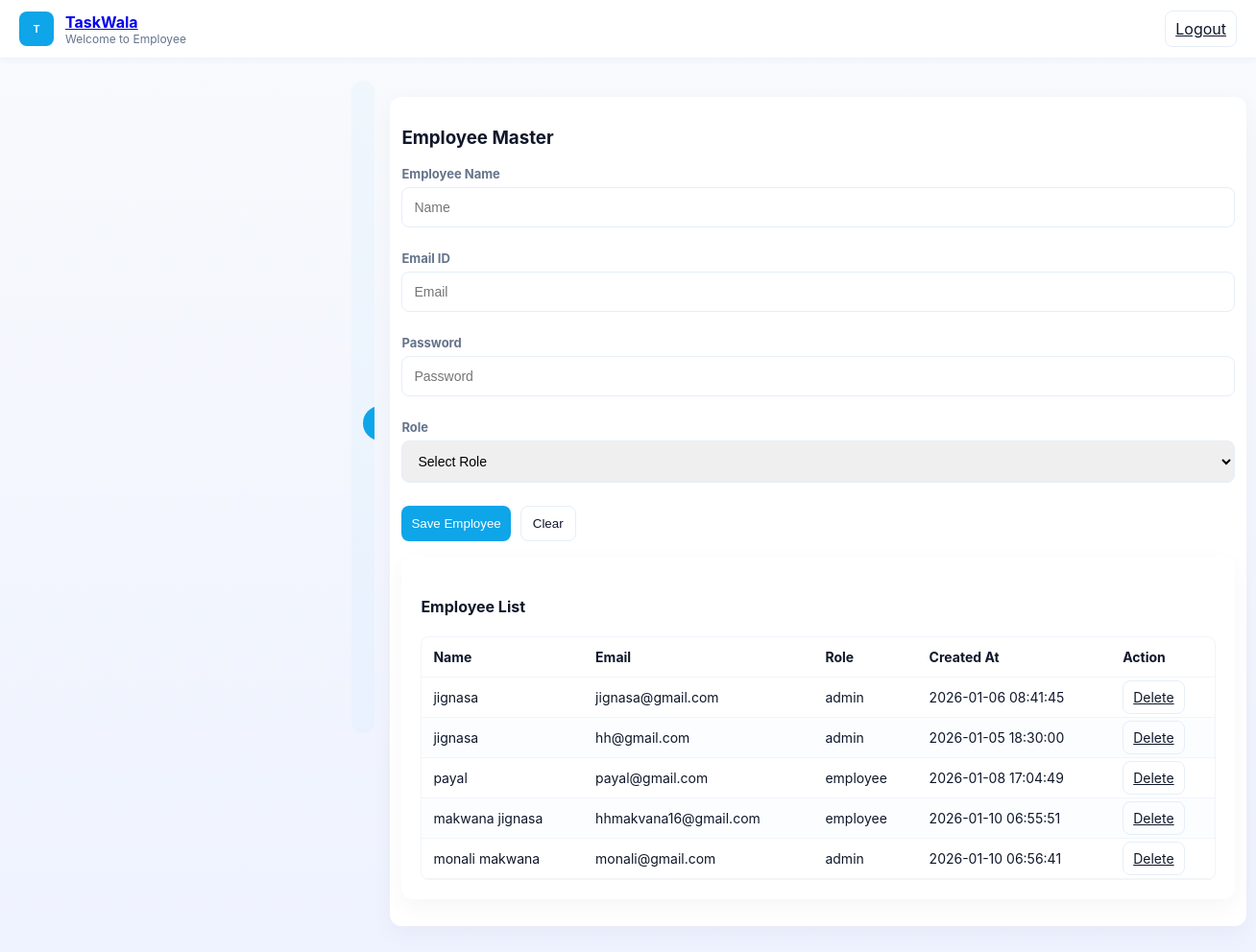
Page /admin/employee_master.php on the committed database.
### tables this page shows
CREATE TABLE IF NOT EXISTS `users` (
  `id` int(11) NOT NULL AUTO_INCREMENT,
  `name` varchar(100) DEFAULT NULL,
  `email` varchar(100) DEFAULT NULL,
  `password` varchar(255) DEFAULT NULL,
  `role` enum('admin','employee') DEFAULT NULL,
  `created_at` timestamp NULL DEFAULT CURRENT_TIMESTAMP,
  PRIMARY KEY (`id`),
  UNIQUE KEY `email` (`email`)
);

### admin/employee_master.php (the view, shortened to what this page needs)
<?php
include("./header.php");
?>
<main class="main-content" id="mainContent">
    <div class="card fullscreen">
        <h3>Employee Master</h3>
        <form action="./employee_in.php" method="post" onsubmit="return validateEmployeeForm()">
            <div class="form-row">
                <label>Employee Name</label>
                <input type="text" id="empName" name="name" placeholder="Name">
            </div>
            <div class="form-row">
                <label>Email ID</label>
                <input type="text" id="empEmail" name="email" placeholder="Email">
            </div>
            <div class="form-row">
                <label>Password</label>
                <input type="password" id="empPass" name="password" placeholder="Password">
            </div>
            <div class="form-row">
                <label>Role</label>
                <select id="empRole" name="role">
                    <option value="">Select Role</option>
                </select>
            </div>
            <div class="form-actions">
                <button type="submit" class="btn">Save Employee</button>
                <button type="reset" class="btn-secondary">Clear</button>
            </div>
        </form>
        <div class="card" style="margin-top:16px">
            <h4>Employee List</h4>
            <div class="table-wrap">
                <?php
                $query = "SELECT * FROM users";
                $result = mysqli_query($conn, $query);
                ?>
                <table id="empTable">
                    <thead>
                        <tr>
                            <th>Name</th>
                            <th>Email</th>
                            <th>Role</th>
                            <th>Created At</th>
                            <th>Action</th>
                        </tr>
                    </thead>
                    <tbody>
                        <?php while ($emp = mysqli_fetch_assoc($result)) { ?>
                            <tr>
                                <td>
                                    <?php echo $emp['name']; ?>
                                </td>
                                <td>
                                    <?php echo $emp['email']; ?>
                                </td>
                                <td>
                                    <?php echo $emp['role']; ?>
                                </td>
                                <td>
                                    <?php echo $emp['created_at']; ?>
                                </td>
                                <td>
                                    <a href="./employee_delete.php" data-id="e_1767867125240"
                                        class="delEmp btn ghost">Delete</a>
                                </td>
                            </tr>
                        <?php } ?>
                    </tbody>
                </table>
            </div>
        </div>
    </div>
</main>

### admin/header.php (shortened to what this page needs)
<!DOCTYPE html>
<html lang="en">
<head>
    <link rel="stylesheet" href="../css/style.css">
</head>
<body data-new-gr-c-s-check-loaded="14.1267.0" data-gr-ext-installed="">
    <div id="app" class="app">
        <header class="topbar">
            <div class="brand"><img src="../assets/logo.svg" alt="T" class="logo-small">
                <div><strong><a class="navbar-brand" href="./dashboard.php">TaskWala</a></strong>
                    <div class="muted small">Welcome to Employee</div>
                </div>
            </div>
            <div class="top-actions">
                <a id="logoutBtn" href="../auth/logout.php" class="btn text-decoration-none ghost">Logout</a>
            </div>
        </header>
        <div class="container">
            <aside class="sidebar" id="sidebar">
                <nav>
                    <a href="./index.php" class="menu-btn ext-decoration-none" data-page="dashboard">Dashboard</a>
                    <a class="menu-btn text-decoration-none" href="./employee_master.php" data-page="task">Employee
                        Master</a>
                    <a class="menu-btn text-decoration-none" href="./create_task.php" data-page="taskDev">Task
                        Development</a>
                    <a class="menu-btn text-decoration-none" href="./view_ass_task.php" data-page="taskAllot">Task
                        Allotment</a>
                    <a class="menu-btn text-decoration-none" href="./courier_inward.php" data-page="courierIn">Courier
                        Inward</a>
                </nav>
                <div class="sidebar-footer">
                    <div class="logo-mini">T</div>
                </div>
            </aside>
</body>
</html>

### css/style.css (style rules this page uses)
:root { --sky: #0ea5e9; --navy: #0f172a; --muted: #64748b; --bg: #f8fafc; --card: #ffffff }
* { box-sizing: border-box }
body { margin: 0; font-family: Inter, system-ui, Arial; background: linear-gradient(180deg, var(--bg), #eef2ff); color: var(--navy); -webkit-font-smoothing: antialiased }
.topbar { display: flex; justify-content: space-between; align-items: center; padding: 12px 20px; background: white; border-bottom: 1px solid #eef2ff; box-shadow: 0 2px 6px rgba(2, 6, 23, 0.03) }
.brand { display: flex; gap: 12px; align-items: center }
.logo-small { width: 36px; height: 36px; border-radius: 8px; background: var(--sky); padding: 6px; color: white }
.small { font-size: 12px }
.muted { color: var(--muted) }
.btn { padding: 8px 10px; border-radius: 8px; background: var(--sky); color: white; border: none; cursor: pointer }
.btn.ghost { background: transparent; color: var(--navy); border: 1px solid #e6eef8 }
.container { display: flex; gap: 16px; max-width: 1200px; margin-top: 20px; margin-bottom: 20px; margin-left: 350.4px; align-self: center; margin-right: 160.4px; padding: 0 16px }
.sidebar { width: 260px; background: rgba(14, 165, 233, 0.03); padding: 12px; border-radius: 12px; height: calc(100vh - 120px); position: sticky; top: 84px; overflow: auto }
.menu-btn { display: flex; align-items: center; gap: 10px; padding: 12px; border-radius: 8px; border: none; background: transparent; width: 100%; text-align: left; cursor: pointer; color: var(--navy); font-weight: 700 }
.sidebar-footer { margin-top: 18px; padding-top: 8px; border-top: 1px solid #e6eef8; font-size: 12px; display: flex; flex-direction: column; gap: 6px; align-items: flex-start }
.logo-mini { width: 36px; height: 36px; border-radius: 50%; background: var(--sky); display: flex; align-items: center; justify-content: center; color: white; font-weight: 700 }
.main-content { flex: 1; min-height: 70vh; padding-bottom: 40px; padding-top: 20px; min-width: 892px; }
.card { background: var(--card); padding: 20px; border-radius: 12px; box-shadow: 0 8px 24px rgba(15, 23, 42, 0.04); margin-bottom: 16px }
.form-row { display: flex; flex-direction: column; gap: 6px; margin-bottom: 14px }
.form-row label { font-weight: 700; color: var(--muted); font-size: 13px }
.form-row input, .form-row select, .form-row textarea { padding: 12px; border-radius: 8px; border: 1px solid #e6eef8; font-size: 14px }
.form-actions { display: flex; gap: 10px; margin-top: 8px }
.btn-secondary { background: white; border: 1px solid #e6eef8; color: var(--navy); padding: 10px 12px; border-radius: 8px; cursor: pointer }
.table-wrap { max-height: 420px; overflow: auto; border-radius: 8px; border: 1px solid #f1f5f9 }
table { width: 100%; border-collapse: collapse }
th, td { padding: 12px; border-bottom: 1px solid #f1f5f9; text-align: left; font-size: 14px }
tr:nth-child(even) { background: #fbfdff }
.fullscreen { width: 100%; min-height: 70vh; padding: 12px }

### rows in the picture
users: name "jignasa", email "jignasa@gmail.com", role "admin", created_at "2026-01-06 08:41:45"
users: name "jignasa", email "hh@gmail.com", role "admin", created_at "2026-01-05 18:30:00"
users: name "payal", email "payal@gmail.com", role "employee", created_at "2026-01-08 17:04:49"
users: name "makwana jignasa", email "hhmakvana16@gmail.com", role "employee", created_at "2026-01-10 06:55:51"
users: name "monali makwana", email "monali@gmail.com", role "admin", created_at "2026-01-10 06:56:41"
